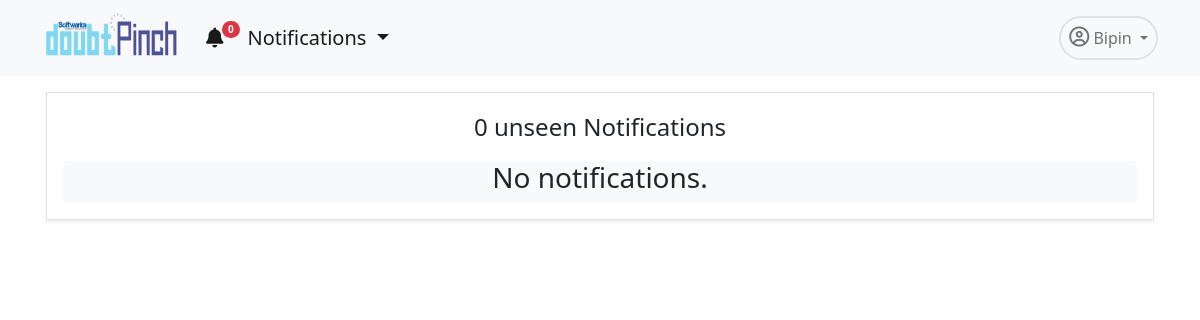
The app's page /app/notifications/ (signed in), older data.
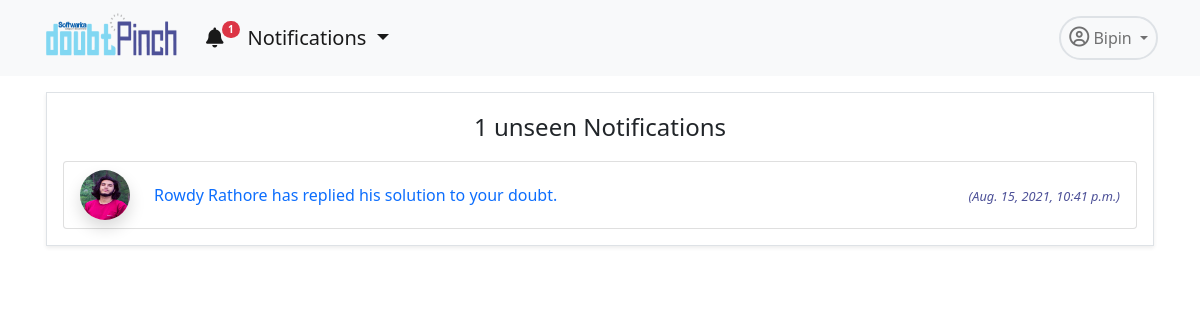
The same page, newer data.
### dpapp/models.py (models this page shows, shortened)
class Notification(models.Model):
    NOTIFICATION_TYPES = ((1,'Doubt'),(2,'Answer'), (3,'Comment'))
    doubt= models.ForeignKey(Doubt, on_delete=models.CASCADE, related_name="noti_doubt", blank=True, null=True)
    answer= models.ForeignKey(Answer, on_delete=models.CASCADE, related_name="noti_answer", blank=True, null=True)
    sender = models.ForeignKey(User, on_delete=models.CASCADE, related_name="noti_from_user")
    user = models.ForeignKey(User, on_delete=models.CASCADE, related_name="noti_to_user")
    notification_type = models.IntegerField(choices=NOTIFICATION_TYPES)
    text_preview = models.CharField(max_length=90, blank=True)
    date = models.DateTimeField(auto_now_add=True)
    is_seen = models.BooleanField(default=False)

### accounts/models.py (models this page shows, shortened)
class User(AbstractUser):
    username = None#models.CharField(max_length=255, null=True, blank=True)
    email = models.EmailField(
        verbose_name='email address',
        max_length=255,
        unique=True,
    )
    profile_pic= models.ImageField(upload_to='admin_pics', null=True, blank=True)
    email_confirmed = models.BooleanField(default=False) #initially this field is false but will se chan
    is_active = models.BooleanField(default=False)
    is_staff = models.BooleanField(default=False) # a admin user; non super-user
    is_admin = models.BooleanField(default=False)
    is_seller = models.BooleanField(default=False)
    is_customer = models.BooleanField(default=False)
    description=models.TextField(null=True)
    USERNAME_FIELD = 'email'
    REQUIRED_FIELDS = [] #emaila nd password are required fields and first name and last name is inherited from the user creation model
    object = UserManager()
    @property
    def ProfilePicUrl(self):
        try:
            url=self.profile_pic.url
        except:
            url=''
        return url

### dpapp/views.py (the view)
# urls.py: path('notifications/',NotificationView.as_view(),name='notifications'),
@method_decorator(login_required, name='dispatch')
class NotificationView(TemplateView):
    template_name= 'dpapp/notifications.html'
    def get_context_data(self, **kwargs):
        context = super(NotificationView, self).get_context_data(**kwargs)
        user=self.request.user
        notifications = Notification.objects.filter(user=user).order_by('-id')
        noti_count = Notification.objects.filter(user=user, is_seen=False).count()
        paginator= Paginator(notifications, 15)
        page = self.request.GET.get('page')
        try:
            notifications = paginator.page(page)
        except PageNotAnInteger:
            notifications = paginator.page(1)
        except EmptyPage:
            notifications = paginator.page(paginator.num_pages)
        context.update({'notifications': notifications,'noti_count':noti_count,'page':page})
        return context

### dpapp/blognav.py (called while the page is built)
def navbar(request):
    if not request.user.is_anonymous:
        user=request.user
        notifications = Notification.objects.filter(user=user).order_by('-id')[:5]
        noti_count = Notification.objects.filter(user=user, is_seen=False).count()
        return {'nav_notifications': notifications,'noti_count':noti_count}
    return {'nav_notifications': '0','noti_count':0}

### templates/dpapp/notifications.html (shortened to what this page needs)
{% extends 'dpapp/base.html' %}
{% load static %}
{% block navbar%}
<link rel="stylesheet" href="{% static 'dpapp/css/paginate.css' %}">
<div class="container">
    <div class="row mt-3 ">
        <div class="col border shadow-sm p-3 mx-3 mb-3">
            <p class="fw-light fs-4 text-center position-relative "><span class="noti-count">{{noti_count}}</span> unseen Notifications  </p>
            <div class="mt-1">
                <ul class="list-group bg-light">
                    {% for i in notifications%}
                    <li class="list-group-item d-flex align-items-center ">
                        <div class="me-4">
                            <img alt="40x40" height="50" width="50" class="rounded-circle shadow" src="{{i.sender.ProfilePicUrl}}"
                                data-holder-rendered="true">
                        </div>
                        {% if i.doubt == null %}
                        {% if i.is_seen %}
                        <div class="me-2"><a class="text-decoration-none fw-light text-dark seen-click" data-nid={{i.id}} href="{% url 'dpapp:comment' i.answer.id %}">{{i.sender.first_name}} {{i.sender.last_name}} has commented on the answer you replied.</a> </div>
                        {%else%}
                        <div class="me-2 "><a class="text-decoration-none  seen-click " data-nid={{i.id}} href="{% url 'dpapp:comment' i.answer.id %}">{{i.sender.first_name}} {{i.sender.last_name}} has commented on the answer you replied.</a> </div>
                        {%endif%}
                        {% elif i.answer == null %}
                        {% if i.is_seen %}
                        <div class="me-2"><a class="text-decoration-none fw-light text-dark seen-click" data-nid={{i.id}} href="{% url 'dpapp:detail' i.doubt.id %}">{{i.sender.first_name}} {{i.sender.last_name}} has replied his solution to your doubt. </a> </div>
                        {%else%}
                        <div class="me-2 "><a class="text-decoration-none  seen-click " data-nid={{i.id}} href="{% url 'dpapp:detail' i.doubt.id %}">{{i.sender.first_name}} {{i.sender.last_name}} has replied his solution to your doubt. </a> </div>
                        {%endif%}
                        {% endif %}
                        <div class="ms-auto" >
                            <i class="fw-light text-pinch" style="font-size: 0.8em;">({{i.date}})</i>
                        </div>
                    </li>
                    {% empty %}
                    <h3 class="text-center">No notifications.</h3>
                    {% endfor %}
                </ul>
            </div>
        </div>
    </div>
</div>
{% endblock %}

### templates/dpapp/base.html (shortened to what this page needs)
<!DOCTYPE html>
{% load static %}
{% load humanize %}
<html lang="en">
    <head>
        <link href="https://cdn.jsdelivr.net/npm/bootstrap@5.0.1/dist/css/bootstrap.min.css" rel="stylesheet"
 />
        <link href="{% static 'dpapp/downhover/css/animate.min.css' %}" rel="stylesheet">
        <link href="{% static 'dpapp/downhover/css/bootstrap-dropdownhover.min.css' %}" rel="stylesheet">
    </head>
    <body>
        <nav class="navbar navbar-expand-lg navbar-light bg-light">
            <div class="container">
                <div data-tilt>
                    <a class="navbar-brand" href="{% url 'dpapp:home'%}">
                        <img src="{% static 'accounts/pics/logo.png' %}" alt="" width="140" height="60" />
                    </a>
                </div>
                <div class="collapse navbar-collapse" id="navbarNavDropdown">
                    <ul class="navbar-nav">
                        <li class="nav-item me-2">
                            <div class="dropdown ">
                                <a class="nav-link active fs-5 dropdown-toggle" id="dropdownMenuButton1" data-bs-toggle="dropdown" aria-expanded="false" aria-current="page" href="#"><i
                                    class="fas fa-bell"></i><span class="badge rounded-pill bg-danger noti-count" style="
                    font-size: 10px;
                    position: relative;
                    top: -12px;
                    left: -2px;
                  ">{{noti_count}}</span> Notifications
                            </a>
                              </div>
                        </li>
                    </ul>
                    <ul class="navbar-nav ms-auto">
                        <li class="nav-item dropdown">
                            <a class="
                  nav-link
                  dropdown-toggle
                  border
                  rounded-pill
                  border-2
                  p-2
                " href="#" id="navbarDropdownMenuLink" role="button" data-bs-toggle="dropdown" aria-expanded="false">
                                <i class="far fa-user-circle fs-5"></i> {{user.first_name}}
                            </a>
                        </li>
                    </ul>
                </div>
            </div>
        </nav>
        {% block navbar %} {% endblock %}
    </body>
</html>

Row changes from the older to the newer data that the page shows:
added Notification: sender.ProfilePicUrl (picture), sender.first_name "Rowdy", sender.last_name "Rathore", date "Aug. 15, 2021, 10:41 p.m."
Text that changed along with them:
{{ noti_count }}: "0" → "1"
text no longer shown: "No notifications."
